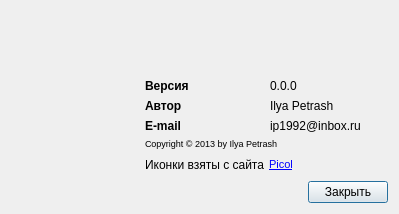
<?xml version="1.0" encoding="UTF-8"?>
<ui version="4.0">
 <class>UAboutProgram</class>
 <widget class="QDialog" name="UAboutProgram">
  <property name="geometry">
   <rect>
    <x>0</x>
    <y>0</y>
    <width>399</width>
    <height>214</height>
   </rect>
  </property>
  <property name="sizePolicy">
   <sizepolicy hsizetype="Fixed" vsizetype="Fixed">
    <horstretch>0</horstretch>
    <verstretch>0</verstretch>
   </sizepolicy>
  </property>
  <property name="minimumSize">
   <size>
    <width>399</width>
    <height>214</height>
   </size>
  </property>
  <property name="maximumSize">
   <size>
    <width>399</width>
    <height>214</height>
   </size>
  </property>
  <property name="windowTitle">
   <string>О программе</string>
  </property>
  <property name="autoFillBackground">
   <bool>false</bool>
  </property>
  <property name="sizeGripEnabled">
   <bool>false</bool>
  </property>
  <property name="modal">
   <bool>false</bool>
  </property>
  <layout class="QVBoxLayout" name="verticalLayout_2">
   <item>
    <layout class="QHBoxLayout" name="horizontalLayout">
     <item>
      <widget class="QLabel" name="label">
       <property name="sizePolicy">
        <sizepolicy hsizetype="Preferred" vsizetype="Preferred">
         <horstretch>0</horstretch>
         <verstretch>0</verstretch>
        </sizepolicy>
       </property>
       <property name="minimumSize">
        <size>
         <width>128</width>
         <height>128</height>
        </size>
       </property>
       <property name="maximumSize">
        <size>
         <width>128</width>
         <height>128</height>
        </size>
       </property>
       <property name="sizeIncrement">
        <size>
         <width>0</width>
         <height>0</height>
        </size>
       </property>
       <property name="text">
        <string/>
       </property>
       <property name="textFormat">
        <enum>Qt::RichText</enum>
       </property>
       <property name="pixmap">
        <pixmap resource="resource.qrc">:/IconProgram</pixmap>
       </property>
       <property name="scaledContents">
        <bool>true</bool>
       </property>
       <property name="alignment">
        <set>Qt::AlignLeading|Qt::AlignLeft|Qt::AlignTop</set>
       </property>
      </widget>
     </item>
     <item>
      <layout class="QVBoxLayout" name="verticalLayout">
       <item>
        <widget class="QLabel" name="labelName">
         <property name="text">
          <string>&lt;html&gt;&lt;head/&gt;&lt;body&gt;&lt;p&gt;&lt;br/&gt;&lt;/p&gt;&lt;/body&gt;&lt;/html&gt;</string>
         </property>
         <property name="textInteractionFlags">
          <set>Qt::LinksAccessibleByMouse</set>
         </property>
        </widget>
       </item>
       <item>
        <widget class="QLabel" name="labelDescription">
         <property name="text">
          <string>&lt;html&gt;&lt;head/&gt;&lt;body&gt;&lt;p&gt;&lt;br/&gt;&lt;/p&gt;&lt;/body&gt;&lt;/html&gt;</string>
         </property>
         <property name="alignment">
          <set>Qt::AlignLeading|Qt::AlignLeft|Qt::AlignVCenter</set>
         </property>
         <property name="wordWrap">
          <bool>true</bool>
         </property>
         <property name="textInteractionFlags">
          <set>Qt::LinksAccessibleByMouse</set>
         </property>
        </widget>
       </item>
       <item>
        <layout class="QGridLayout" name="gridLayout">
         <item row="0" column="1">
          <widget class="QLabel" name="labelVersion">
           <property name="text">
            <string>&lt;html&gt;&lt;head/&gt;&lt;body&gt;&lt;p&gt;&lt;span style=&quot; font-size:9pt;&quot;&gt;0.0.0&lt;/span&gt;&lt;/p&gt;&lt;/body&gt;&lt;/html&gt;</string>
           </property>
          </widget>
         </item>
         <item row="1" column="1">
          <widget class="QLabel" name="label_9">
           <property name="text">
            <string>&lt;html&gt;&lt;head/&gt;&lt;body&gt;&lt;p&gt;&lt;span style=&quot; font-size:9pt;&quot;&gt;Ilya Petrash&lt;/span&gt;&lt;/p&gt;&lt;/body&gt;&lt;/html&gt;</string>
           </property>
          </widget>
         </item>
         <item row="2" column="1">
          <widget class="QLabel" name="label_10">
           <property name="text">
            <string>&lt;html&gt;&lt;head/&gt;&lt;body&gt;&lt;p&gt;&lt;span style=&quot; font-size:9pt;&quot;&gt;ip1992@inbox.ru&lt;/span&gt;&lt;/p&gt;&lt;/body&gt;&lt;/html&gt;</string>
           </property>
           <property name="textInteractionFlags">
            <set>Qt::LinksAccessibleByMouse|Qt::TextSelectableByMouse</set>
           </property>
          </widget>
         </item>
         <item row="2" column="0">
          <widget class="QLabel" name="label_7">
           <property name="text">
            <string>&lt;html&gt;&lt;head/&gt;&lt;body&gt;&lt;p&gt;&lt;span style=&quot; font-size:9pt; font-weight:600;&quot;&gt;E-mail&lt;/span&gt;&lt;/p&gt;&lt;/body&gt;&lt;/html&gt;</string>
           </property>
           <property name="textInteractionFlags">
            <set>Qt::LinksAccessibleByMouse</set>
           </property>
          </widget>
         </item>
         <item row="0" column="0">
          <widget class="QLabel" name="label_5">
           <property name="text">
            <string>&lt;html&gt;&lt;head/&gt;&lt;body&gt;&lt;p&gt;&lt;span style=&quot; font-size:9pt; font-weight:600;&quot;&gt;Версия&lt;/span&gt;&lt;/p&gt;&lt;/body&gt;&lt;/html&gt;</string>
           </property>
           <property name="textInteractionFlags">
            <set>Qt::LinksAccessibleByMouse</set>
           </property>
          </widget>
         </item>
         <item row="1" column="0">
          <widget class="QLabel" name="label_6">
           <property name="text">
            <string>&lt;html&gt;&lt;head/&gt;&lt;body&gt;&lt;p&gt;&lt;span style=&quot; font-size:9pt; font-weight:600;&quot;&gt;Автор&lt;/span&gt;&lt;/p&gt;&lt;/body&gt;&lt;/html&gt;</string>
           </property>
           <property name="textInteractionFlags">
            <set>Qt::LinksAccessibleByMouse</set>
           </property>
          </widget>
         </item>
        </layout>
       </item>
       <item>
        <widget class="QLabel" name="label_8">
         <property name="text">
          <string>&lt;html&gt;&lt;head/&gt;&lt;body&gt;&lt;p&gt;&lt;span style=&quot; font-size:7pt;&quot;&gt;Copyright © 2013 by Ilya Petrash&lt;/span&gt;&lt;/p&gt;&lt;/body&gt;&lt;/html&gt;</string>
         </property>
         <property name="textInteractionFlags">
          <set>Qt::LinksAccessibleByMouse</set>
         </property>
        </widget>
       </item>
       <item>
        <layout class="QHBoxLayout" name="horizontalLayout_3">
         <property name="spacing">
          <number>0</number>
         </property>
         <item>
          <widget class="QLabel" name="label_12">
           <property name="text">
            <string>&lt;html&gt;&lt;head/&gt;&lt;body&gt;&lt;p&gt;Иконки взяты с сайта&lt;/p&gt;&lt;/body&gt;&lt;/html&gt;</string>
           </property>
          </widget>
         </item>
         <item>
          <spacer name="horizontalSpacer_2">
           <property name="orientation">
            <enum>Qt::Horizontal</enum>
           </property>
           <property name="sizeType">
            <enum>QSizePolicy::Fixed</enum>
           </property>
           <property name="sizeHint" stdset="0">
            <size>
             <width>5</width>
             <height>5</height>
            </size>
           </property>
          </spacer>
         </item>
         <item>
          <widget class="QLabel" name="label_11">
           <property name="text">
            <string>&lt;!DOCTYPE HTML PUBLIC &quot;-//W3C//DTD HTML 4.0//EN&quot; &quot;http://www.w3.org/TR/REC-html40/strict.dtd&quot;&gt;
&lt;html&gt;&lt;head&gt;&lt;meta name=&quot;qrichtext&quot; content=&quot;1&quot; /&gt;&lt;style type=&quot;text/css&quot;&gt;
p, li { white-space: pre-wrap; }
&lt;/style&gt;&lt;/head&gt;&lt;body style=&quot; font-family:'MS Shell Dlg 2'; font-size:8pt; font-weight:400; font-style:normal;&quot;&gt;
&lt;p style=&quot; margin-top:12px; margin-bottom:12px; margin-left:0px; margin-right:0px; -qt-block-indent:0; text-indent:0px;&quot;&gt;&lt;a href=&quot;http://www.picol.org/&quot;&gt;&lt;span style=&quot; text-decoration: underline; color:#0000ff;&quot;&gt;Picol&lt;/span&gt;&lt;/a&gt;&lt;/p&gt;&lt;/body&gt;&lt;/html&gt;</string>
           </property>
           <property name="openExternalLinks">
            <bool>true</bool>
           </property>
           <property name="textInteractionFlags">
            <set>Qt::TextBrowserInteraction</set>
           </property>
          </widget>
         </item>
         <item>
          <spacer name="horizontalSpacer_3">
           <property name="orientation">
            <enum>Qt::Horizontal</enum>
           </property>
           <property name="sizeHint" stdset="0">
            <size>
             <width>40</width>
             <height>20</height>
            </size>
           </property>
          </spacer>
         </item>
        </layout>
       </item>
      </layout>
     </item>
    </layout>
   </item>
   <item>
    <layout class="QHBoxLayout" name="horizontalLayout_2">
     <item>
      <spacer name="horizontalSpacer">
       <property name="orientation">
        <enum>Qt::Horizontal</enum>
       </property>
       <property name="sizeHint" stdset="0">
        <size>
         <width>40</width>
         <height>20</height>
        </size>
       </property>
      </spacer>
     </item>
     <item>
      <widget class="QPushButton" name="pButtonClose">
       <property name="text">
        <string>Закрыть</string>
       </property>
      </widget>
     </item>
    </layout>
   </item>
  </layout>
 </widget>
 <resources>
  <include location="resource.qrc"/>
 </resources>
 <connections/>
</ui>
